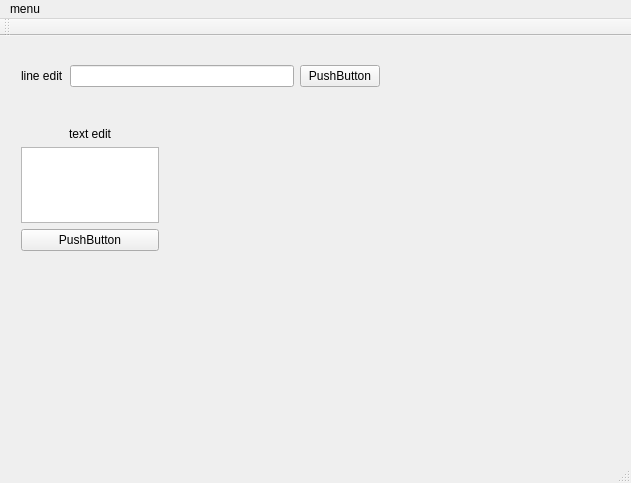
<?xml version="1.0" encoding="UTF-8"?>
<ui version="4.0">
 <class>MainWindow</class>
 <widget class="QMainWindow" name="MainWindow">
  <property name="geometry">
   <rect>
    <x>0</x>
    <y>0</y>
    <width>631</width>
    <height>483</height>
   </rect>
  </property>
  <property name="windowTitle">
   <string>MainWindow</string>
  </property>
  <widget class="QWidget" name="centralWidget">
   <widget class="QWidget" name="horizontalLayoutWidget">
    <property name="geometry">
     <rect>
      <x>10</x>
      <y>0</y>
      <width>381</width>
      <height>80</height>
     </rect>
    </property>
    <layout class="QHBoxLayout" name="horizontalLayout">
     <item>
      <widget class="QLabel" name="label">
       <property name="text">
        <string>line edit</string>
       </property>
      </widget>
     </item>
     <item>
      <widget class="QLineEdit" name="lineEdit">
       <property name="enabled">
        <bool>true</bool>
       </property>
      </widget>
     </item>
     <item>
      <widget class="QPushButton" name="pushButton">
       <property name="text">
        <string>PushButton</string>
       </property>
      </widget>
     </item>
    </layout>
   </widget>
   <widget class="QWidget" name="verticalLayoutWidget">
    <property name="geometry">
     <rect>
      <x>10</x>
      <y>80</y>
      <width>160</width>
      <height>146</height>
     </rect>
    </property>
    <layout class="QVBoxLayout" name="verticalLayout_4">
     <item>
      <widget class="QLabel" name="label_2">
       <property name="layoutDirection">
        <enum>Qt::RightToLeft</enum>
       </property>
       <property name="text">
        <string>text edit</string>
       </property>
       <property name="alignment">
        <set>Qt::AlignCenter</set>
       </property>
      </widget>
     </item>
     <item>
      <widget class="QTextEdit" name="textEdit"/>
     </item>
     <item>
      <widget class="QPushButton" name="pushButton_2">
       <property name="text">
        <string>PushButton</string>
       </property>
      </widget>
     </item>
    </layout>
   </widget>
  </widget>
  <widget class="QMenuBar" name="menuBar">
   <property name="geometry">
    <rect>
     <x>0</x>
     <y>0</y>
     <width>631</width>
     <height>22</height>
    </rect>
   </property>
   <widget class="QMenu" name="menumenu">
    <property name="title">
     <string>menu</string>
    </property>
    <addaction name="actionfile"/>
   </widget>
   <addaction name="menumenu"/>
  </widget>
  <widget class="QToolBar" name="mainToolBar">
   <attribute name="toolBarArea">
    <enum>TopToolBarArea</enum>
   </attribute>
   <attribute name="toolBarBreak">
    <bool>false</bool>
   </attribute>
  </widget>
  <widget class="QStatusBar" name="statusBar"/>
  <action name="actionfile">
   <property name="text">
    <string>file</string>
   </property>
  </action>
 </widget>
 <layoutdefault spacing="6" margin="11"/>
 <resources/>
 <connections/>
</ui>
